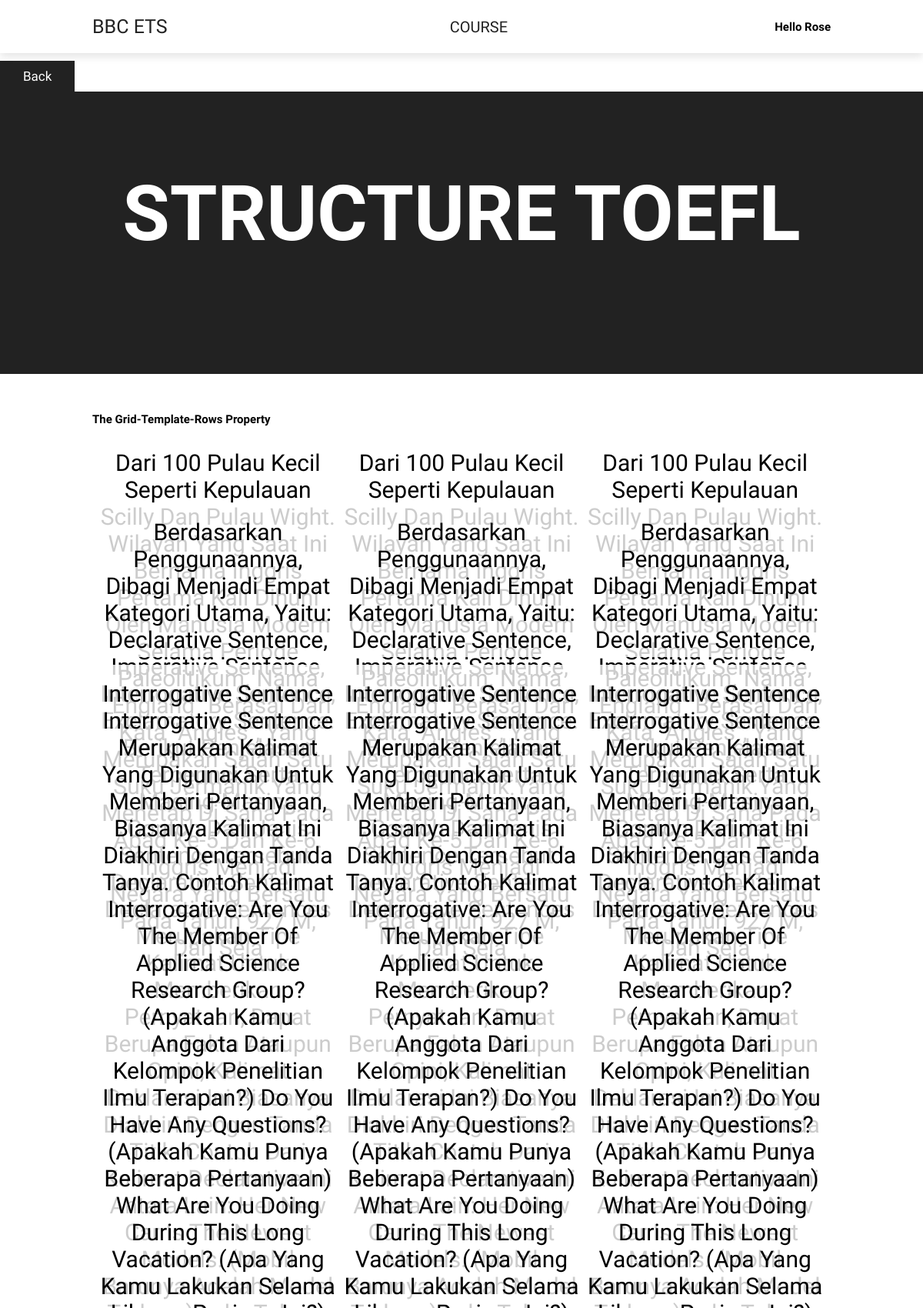
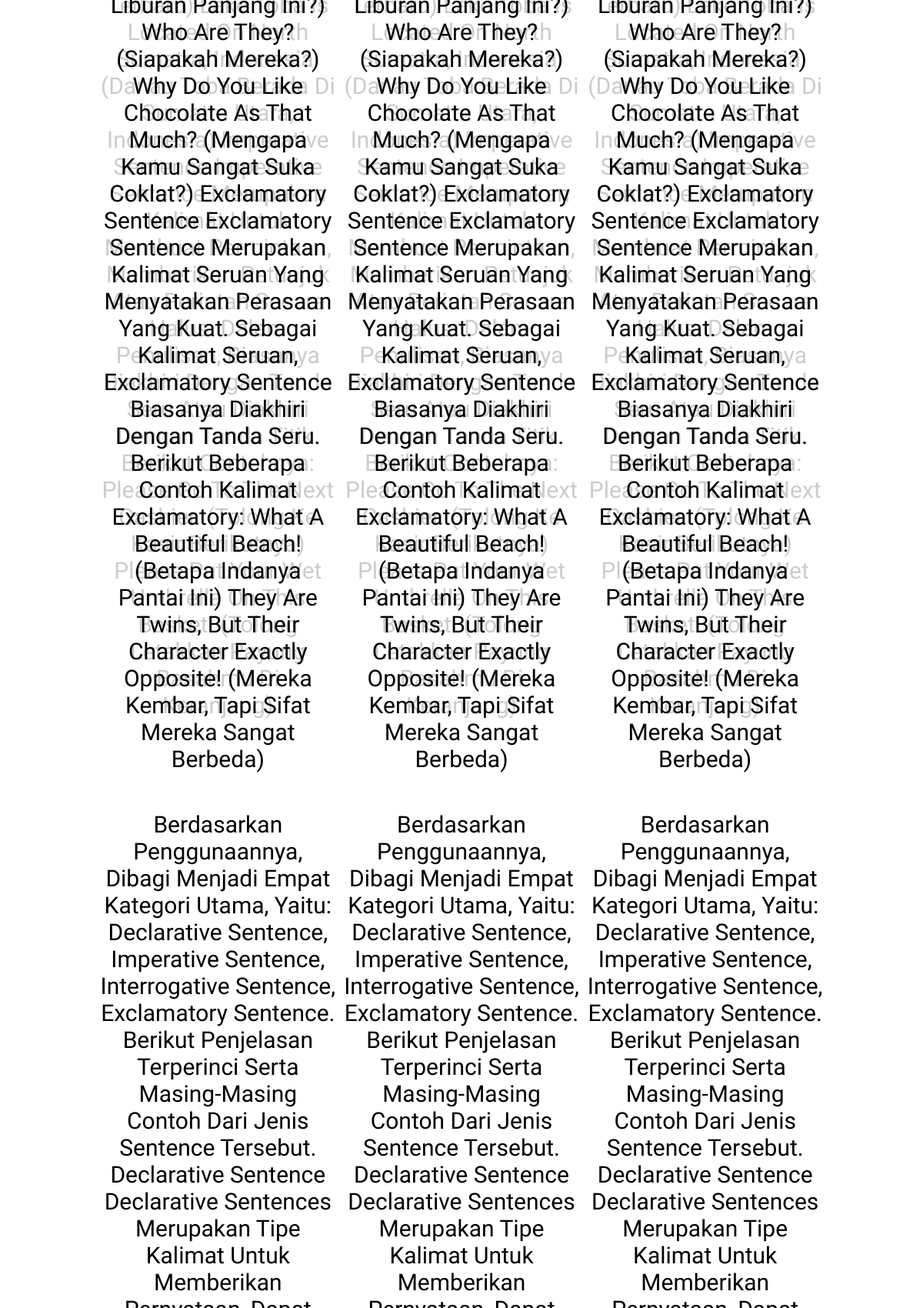
The app's page /course.php (signed in, upper part) with its own data (2 pictures, top to bottom).
### tables this page shows
CREATE TABLE `materi` (
  `id` int(11) NOT NULL,
  `materi_course` text NOT NULL,
  `judul` varchar(100) NOT NULL,
  `category` varchar(100) NOT NULL,
  `billing_type` enum('free','pay') DEFAULT NULL,
  `price` varchar(255) DEFAULT NULL,
  `post_schedule` datetime DEFAULT NULL,
  `finish_schedule` datetime DEFAULT NULL
);

### course.php (the view, shortened to what this page needs)
<!DOCTYPE html>
<html lang="en">
    <head>
        <link rel="stylesheet" href="https://cdn.jsdelivr.net/npm/swiper@11/swiper-bundle.min.css"/>
        <link rel="stylesheet" href="https://cdnjs.cloudflare.com/ajax/libs/font-awesome/6.5.2/css/all.min.css">
        <link rel="stylesheet" href="materi.css">
</head>
<body>
<section class="header">
    <a class="logo"> BBC ETS </a>
        <nav class="navbar">
            <a> COURSE </a>
        </nav>
<!DOCTYPE html>
<html>
<head>
</head>
<body>
<div class="dropdown">
<h1>Hello <span><?php echo $_SESSION['user_name'] ?></span></h1>
</div>
</body>
</html>
</section>
        <a href="dashboard.php" class="btn"> Back </a>
<div class="heading">
    <h1> Structure TOEFL </h1>
</div>
<section class="packages">
<?php
include "konek.php";
?>
<!DOCTYPE html>
<html>
<head>
</head>
<body>
<h1>The grid-template-rows Property</h1>
<div class="grid-container">
      <?php
        $res =mysqli_query($link, "SELECT * FROM materi");
        WHILE($row=mysqli_fetch_array($res))
        {
      ?>
    <div><?php echo $row["materi_course"]; ?></div>
    <div><?php echo $row["materi_course"]; ?></div>
    <div><?php echo $row["materi_course"]; ?></div>
      <?php
        }
      ?>
</div>
</body>
</html>
</section>
 <?php
 include "footer.php";
 ?>

### materi.css (style rules this page uses)
:root { --main-color:#fb293e; --black: #222; --white: #fff; --light-black: #777; --light-white: #fff9; --dark-bg:rgba(0,0,0,.7); --light-bg: #eee; --border:.1rem solid var(--black); --box-shadow:0 .5rem 1rem rgba(0,0,0,.1); --text-shadow:0 1.5rem 3rem rgba(0,0,0,.3); }
* { font-family: "Radio Canada Big", sans-serif; margin: 0; padding: 0; box-sizing: border-box; outline: none; border: none; text-decoration: none; text-transform: capitalize; }
html { font-size: 62.5%; overflow: scroll; }
section { padding: 5rem 10%; }
.heading { background-size: cover !important; background-position: center !important; padding-top: 10rem; padding-bottom: 15rem; display: flex; align-items: center; justify-content: center; background: #222; }
.heading h1 { font-size: 10rem; text-transform: uppercase; color: var(--white); }
.btn { display: inline-block; background: var(--black); margin-top: 1rem; color: var(--white); font-size: 1.7rem; padding: 1rem 3rem; cursor: pointer; }
.header { position: sticky; top: 0; left: 0; right: 0; z-index: 1000; background-color: var(--white); display: flex; padding-top: 2rem; padding-bottom: 2rem; box-shadow: var(--box-shadow); align-items: center; justify-content: space-between; }
.header .logo { font-size: 2.5rem; color: var(--black); }
.header .navbar a { font-size: 2rem; margin-left: 2rem; color: var(--black); }
.packages { background: white; }

### course.php (style rules this page uses)
.dropdown { position: relative; display: inline-block; }
.grid-container { display: grid; grid-template-columns: auto auto auto; grid-template-rows: 80px 200px; gap: 10px; background-color: #fff; padding: 10px; }
.grid-container > div { background-color: rgba(255, 255, 255, 0.8); text-align: center; padding: 20px 0; font-size: 30px; }

### records on screen
materi: materi_course "Dari 100 Pulau Kecil Seperti Kepulauan Scilly Dan Pulau Wight. Wilayah Yang Saat Ini Bernama Inggris Pertama Kali Dihuni Oleh Manusia Modern Selama Periode Paleolitikum. Nama \"England\" Berasal Dari Kata \"Angles\", Yang Merupakan Salah Satu Suku Jermanik Yang Menetap Di Sana Pada Abad Ke-5 Dan Ke-6. Inggris Menjadi Negara Yang Bersatu Pada Tahun 927 M, Dan Seja"
materi: materi_course "Berdasarkan Penggunaannya, Dibagi Menjadi Empat Kategori Utama, Yaitu: Declarative Sentence, Imperative Sentence, Interrogative Sentence, Exclamatory Sentence. Berikut Penjelasan Terperinci Serta Masing-Masing Contoh Dari Jenis Sentence Tersebut. Declarative Sentence Declarative Sentences Merupakan Tipe Kalimat Untuk Memberikan Pernyataan, Dapat Berupa Fakta Ataupun Opini, Kalimat Deklarasi Ini Biasanya Diakhiri Dengan Tanda Titik. Contoh Dari Kalimat Declarative Ini Antara Lain: Her New Car Is The Newest Models. (Mobil Barunya Adalah Model Terbaru) Lake Toba Is Located On North Sumatra, Indonesia. (Danau Toba Berada Di Sumatra Utara, Indonesia) Imperative Sentence Imperative Sentence…"
materi: materi_course "Interrogative Sentence Interrogative Sentence Merupakan Kalimat Yang Digunakan Untuk Memberi Pertanyaan, Biasanya Kalimat Ini Diakhiri Dengan Tanda Tanya. Contoh Kalimat Interrogative: Are You The Member Of Applied Science Research Group? (Apakah Kamu Anggota Dari Kelompok Penelitian Ilmu Terapan?) Do You Have Any Questions? (Apakah Kamu Punya Beberapa Pertanyaan) What Are You Doing During This Long Vacation? (Apa Yang Kamu Lakukan Selama Liburan Panjang Ini?) Who Are They? (Siapakah Mereka?) Why Do You Like Chocolate As That Much? (Mengapa Kamu Sangat Suka Coklat?) Exclamatory Sentence Exclamatory Sentence Merupakan Kalimat Seruan Yang Menyatakan Perasaan Yang Kuat. Sebagai Kalimat Seruan,…"

### other values on screen
$_SESSION['user_name'] "Rose"
